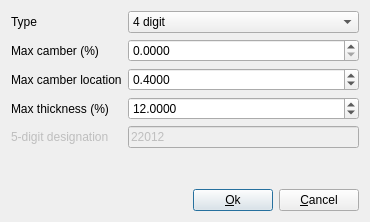
<?xml version="1.0" encoding="UTF-8"?>
<ui version="4.0">
 <class>Dialog</class>
 <widget class="QDialog" name="Dialog">
  <property name="geometry">
   <rect>
    <x>0</x>
    <y>0</y>
    <width>370</width>
    <height>222</height>
   </rect>
  </property>
  <property name="windowTitle">
   <string>Generate NACA seed airfoil</string>
  </property>
  <layout class="QVBoxLayout" name="verticalLayout">
   <item>
    <layout class="QGridLayout" name="gridLayout">
     <item row="0" column="0">
      <widget class="QLabel" name="label">
       <property name="text">
        <string>Type</string>
       </property>
      </widget>
     </item>
     <item row="0" column="1">
      <widget class="QComboBox" name="typeBox">
       <item>
        <property name="text">
         <string>4 digit</string>
        </property>
       </item>
       <item>
        <property name="text">
         <string>5 digit</string>
        </property>
       </item>
      </widget>
     </item>
     <item row="1" column="0">
      <widget class="QLabel" name="camberLabel">
       <property name="toolTip">
        <string>&lt;html&gt;&lt;head/&gt;&lt;body&gt;&lt;p&gt;Max camber of MCL, as percent of chord&lt;/p&gt;&lt;/body&gt;&lt;/html&gt;</string>
       </property>
       <property name="text">
        <string>Max camber (%)</string>
       </property>
      </widget>
     </item>
     <item row="1" column="1">
      <widget class="QDoubleSpinBox" name="camberBox">
       <property name="decimals">
        <number>4</number>
       </property>
       <property name="maximum">
        <double>100.000000000000000</double>
       </property>
       <property name="singleStep">
        <double>0.500000000000000</double>
       </property>
      </widget>
     </item>
     <item row="2" column="0">
      <widget class="QLabel" name="xcamberLabel">
       <property name="toolTip">
        <string>&lt;html&gt;&lt;head/&gt;&lt;body&gt;&lt;p&gt;Location of max camber point, as x/c&lt;/p&gt;&lt;/body&gt;&lt;/html&gt;</string>
       </property>
       <property name="text">
        <string>Max camber location</string>
       </property>
      </widget>
     </item>
     <item row="2" column="1">
      <widget class="QDoubleSpinBox" name="xcamberBox">
       <property name="decimals">
        <number>4</number>
       </property>
       <property name="maximum">
        <double>1.000000000000000</double>
       </property>
       <property name="singleStep">
        <double>0.050000000000000</double>
       </property>
       <property name="value">
        <double>0.400000000000000</double>
       </property>
      </widget>
     </item>
     <item row="3" column="0">
      <widget class="QLabel" name="thicknessLabel">
       <property name="toolTip">
        <string>&lt;html&gt;&lt;head/&gt;&lt;body&gt;&lt;p&gt;Max thickness, as percent of chord&lt;/p&gt;&lt;/body&gt;&lt;/html&gt;</string>
       </property>
       <property name="text">
        <string>Max thickness (%)</string>
       </property>
      </widget>
     </item>
     <item row="3" column="1">
      <widget class="QDoubleSpinBox" name="thicknessBox">
       <property name="decimals">
        <number>4</number>
       </property>
       <property name="maximum">
        <double>100.000000000000000</double>
       </property>
       <property name="singleStep">
        <double>0.500000000000000</double>
       </property>
       <property name="value">
        <double>12.000000000000000</double>
       </property>
      </widget>
     </item>
     <item row="4" column="0">
      <widget class="QLabel" name="designationLabel">
       <property name="enabled">
        <bool>false</bool>
       </property>
       <property name="toolTip">
        <string>&lt;html&gt;&lt;head/&gt;&lt;body&gt;&lt;p&gt;Designation for 5-digit airfoil. First 3 digits must be 210, 220, 230, 240, or 250. Last 2 digits represent the thickness, as a percent of chord.&lt;/p&gt;&lt;/body&gt;&lt;/html&gt;</string>
       </property>
       <property name="text">
        <string>5-digit designation</string>
       </property>
      </widget>
     </item>
     <item row="4" column="1">
      <widget class="QLineEdit" name="designationEdit">
       <property name="enabled">
        <bool>false</bool>
       </property>
       <property name="text">
        <string>22012</string>
       </property>
       <property name="maxLength">
        <number>5</number>
       </property>
      </widget>
     </item>
    </layout>
   </item>
   <item>
    <spacer name="verticalSpacer">
     <property name="orientation">
      <enum>Qt::Vertical</enum>
     </property>
     <property name="sizeHint" stdset="0">
      <size>
       <width>20</width>
       <height>40</height>
      </size>
     </property>
    </spacer>
   </item>
   <item>
    <layout class="QHBoxLayout" name="horizontalLayout">
     <item>
      <spacer name="horizontalSpacer">
       <property name="orientation">
        <enum>Qt::Horizontal</enum>
       </property>
       <property name="sizeHint" stdset="0">
        <size>
         <width>40</width>
         <height>20</height>
        </size>
       </property>
      </spacer>
     </item>
     <item>
      <widget class="QPushButton" name="okButton">
       <property name="text">
        <string>&amp;Ok</string>
       </property>
       <property name="autoDefault">
        <bool>false</bool>
       </property>
       <property name="default">
        <bool>true</bool>
       </property>
      </widget>
     </item>
     <item>
      <widget class="QPushButton" name="cancelButton">
       <property name="text">
        <string>&amp;Cancel</string>
       </property>
       <property name="autoDefault">
        <bool>false</bool>
       </property>
      </widget>
     </item>
    </layout>
   </item>
  </layout>
 </widget>
 <resources/>
 <connections>
  <connection>
   <sender>okButton</sender>
   <signal>clicked()</signal>
   <receiver>Dialog</receiver>
   <slot>accept()</slot>
   <hints>
    <hint type="sourcelabel">
     <x>226</x>
     <y>197</y>
    </hint>
    <hint type="destinationlabel">
     <x>184</x>
     <y>110</y>
    </hint>
   </hints>
  </connection>
  <connection>
   <sender>cancelButton</sender>
   <signal>clicked()</signal>
   <receiver>Dialog</receiver>
   <slot>reject()</slot>
   <hints>
    <hint type="sourcelabel">
     <x>317</x>
     <y>197</y>
    </hint>
    <hint type="destinationlabel">
     <x>184</x>
     <y>110</y>
    </hint>
   </hints>
  </connection>
 </connections>
</ui>
